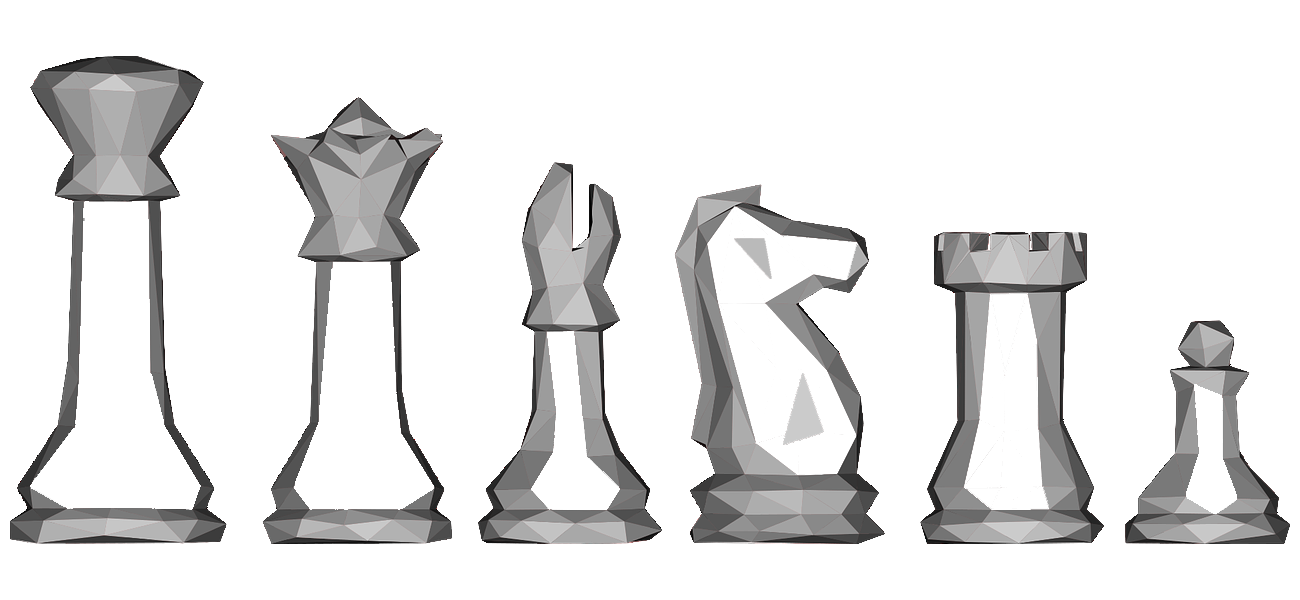
#> input picture img/chess.png, 1300 x 600 px
$ python 30.findContours.py
#> lines starting #> are read from the running program, lines starting #| are printed output that depends on the picture; after the words box and inside, x2 and y2 are one past the last pixel; in counts of white or black regions, pixels touching at a corner belong together
import cv2

src = cv2.imread("../img/chess.png")
#> src is the input picture: shape (600, 1300, 3); mean B, G, R 227.5, 227.5, 227.6
dst = src.copy()

kernel = cv2.getStructuringElement(cv2.MORPH_RECT, (3, 3))

gray = cv2.cvtColor(src, cv2.COLOR_RGB2GRAY)
ret, binary = cv2.threshold(gray, 230, 255, cv2.THRESH_BINARY)
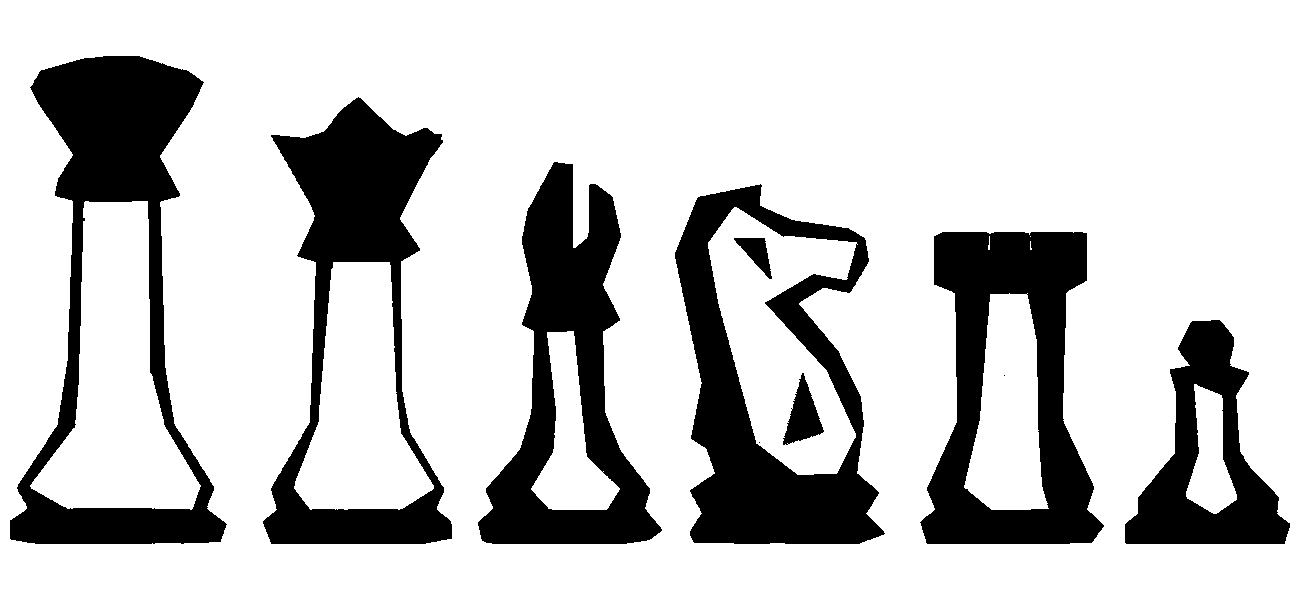
#> binary: shape (600, 1300); 78.3% white; 10 black regions (2 under 20 px), largest, box (x1, y1, x2, y2) and area: (10, 56, 227, 544) 33519, (675, 184, 885, 544) 31717, (263, 97, 452, 544) 28906
morp = cv2.morphologyEx(binary, cv2.MORPH_CLOSE, kernel, iterations=2)
#> morp: shape (600, 1300); 78.4% white; 8 black regions, largest, box (x1, y1, x2, y2) and area: (10, 56, 226, 544) 33486, (675, 185, 883, 544) 31683, (921, 232, 1102, 544) 28877
image = cv2.bitwise_not(morp)
#> image: shape (600, 1300); 21.6% white; 8 white regions

contours, hierarchy = cv2.findContours(image, cv2.RETR_TREE, cv2.CHAIN_APPROX_NONE)
#> contours = 14 contours; largest, box (x1, y1, x2, y2) and area: (10, 56, 226, 544) 59939, (675, 185, 883, 544) 53416, (264, 98, 452, 544) 49056, (921, 232, 1102, 544) 40862, (479, 163, 661, 544) 34812
cv2.drawContours(dst, contours, -1, (0, 0, 255), 3)
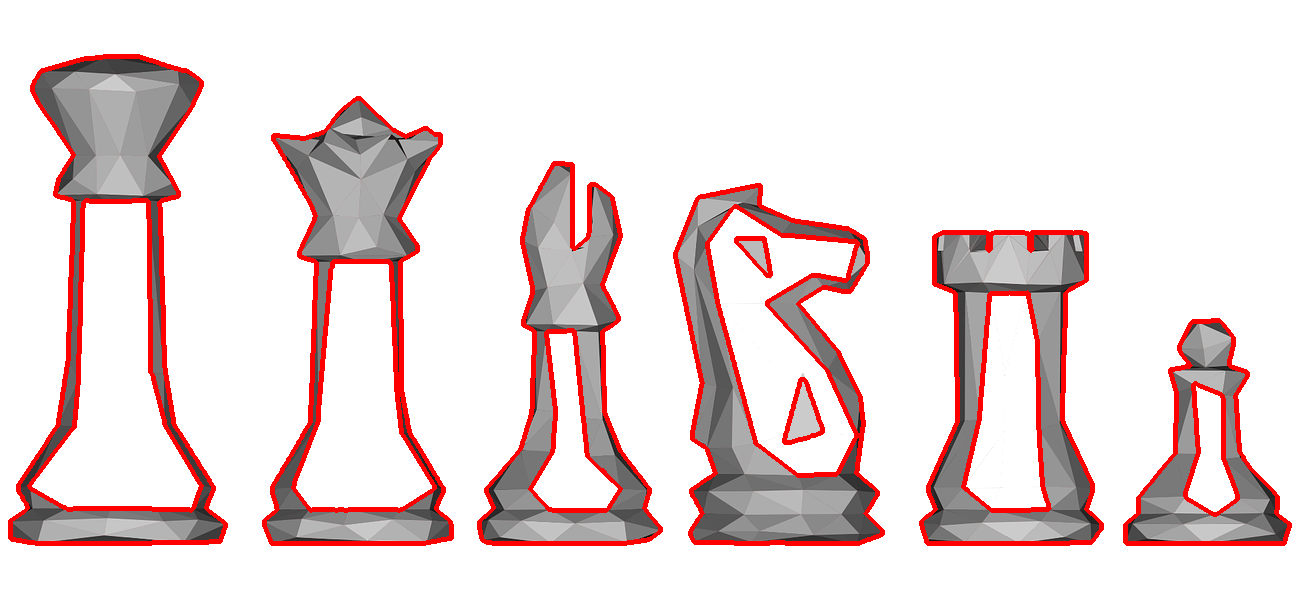
#> dst: shape (600, 1300, 3); 6.46% of pixels changed, all inside (x1, y1, x2, y2) = (8, 54, 1292, 546)
for i in range(len(contours)):
    cv2.putText(dst, str(i), tuple(contours[i][0][0]), cv2.FONT_HERSHEY_COMPLEX, 1.3, (255, 0, 0), 1)
    print(i, hierarchy[0][i])
#> this loop made 14 passes
#| 0 [ 2 -1  1 -1]
#| 1 [-1 -1 -1  0]
#| 2 [ 4  0  3 -1]
#| 3 [-1 -1 -1  2]
#| 4 [ 8  2  5 -1]
#| 5 [-1 -1  6  4]
#| 6 [ 7 -1 -1  5]
#| 7 [-1  6 -1  5]
#> (further printed lines are left out)
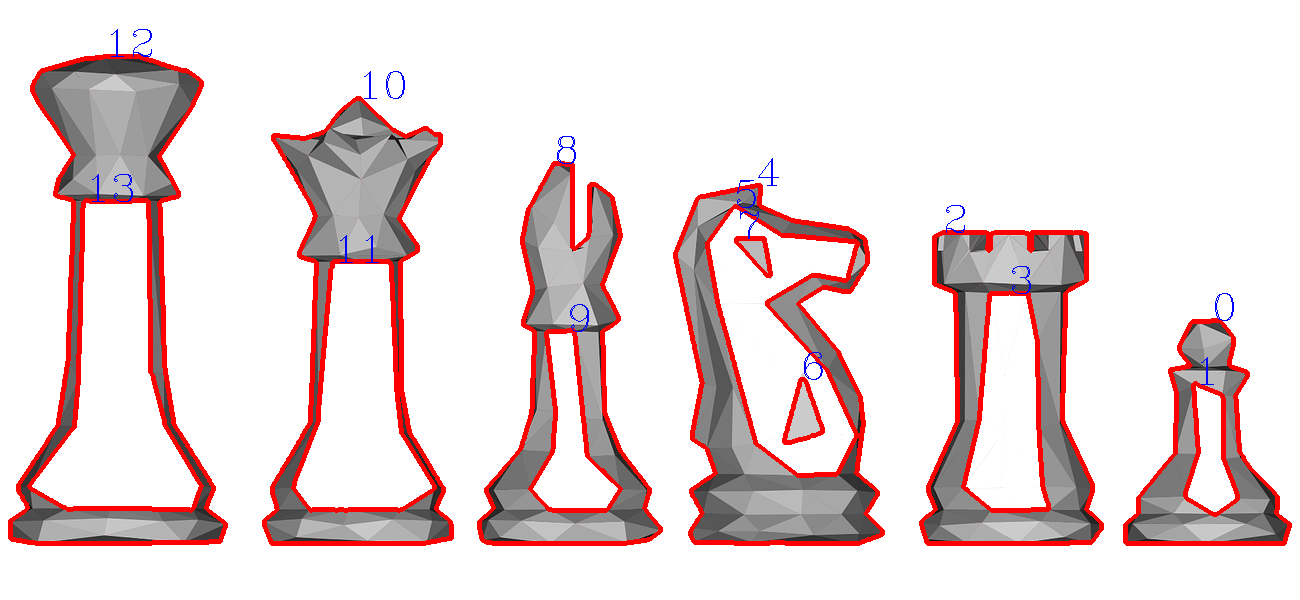
#> dst: shape (600, 1300, 3); 0.22% of pixels changed, all inside (x1, y1, x2, y2) = (92, 29, 1234, 385)

cv2.imshow("src", src)
cv2.imshow("dst", dst)
cv2.waitKey(0)
cv2.destroyAllWindows()
